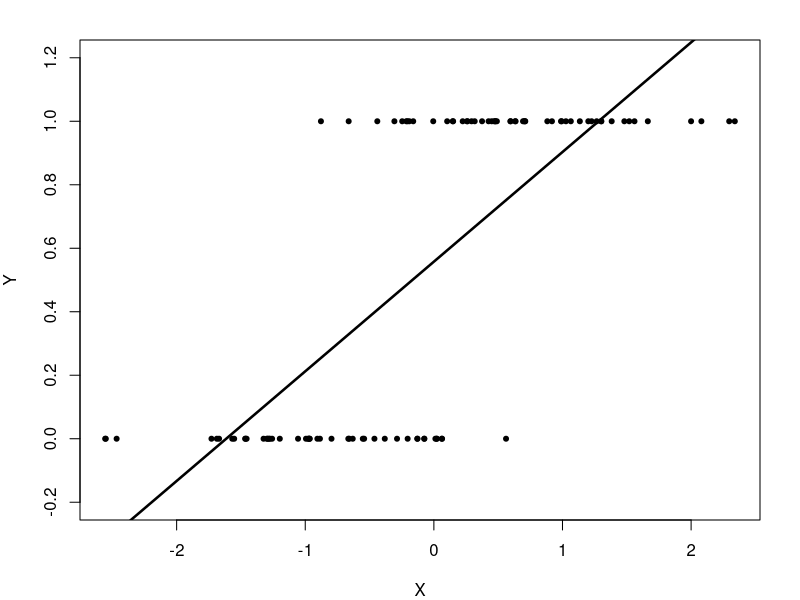
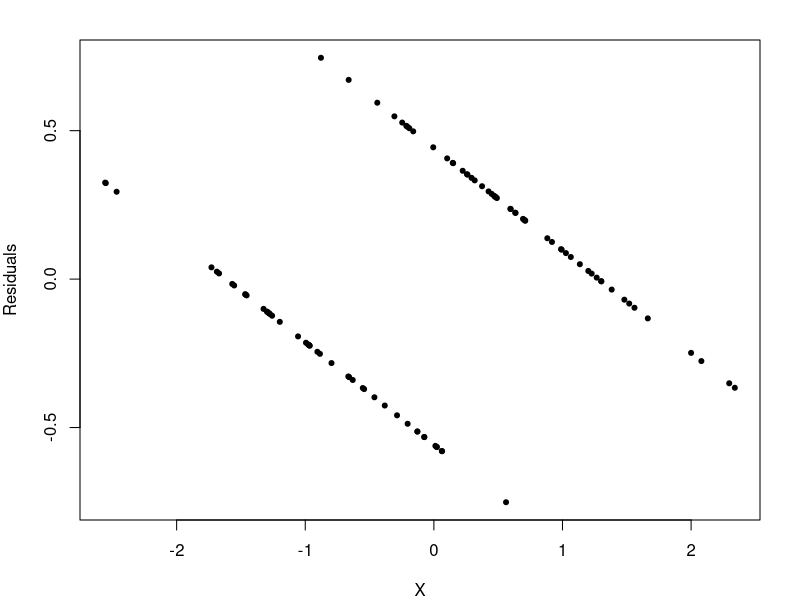
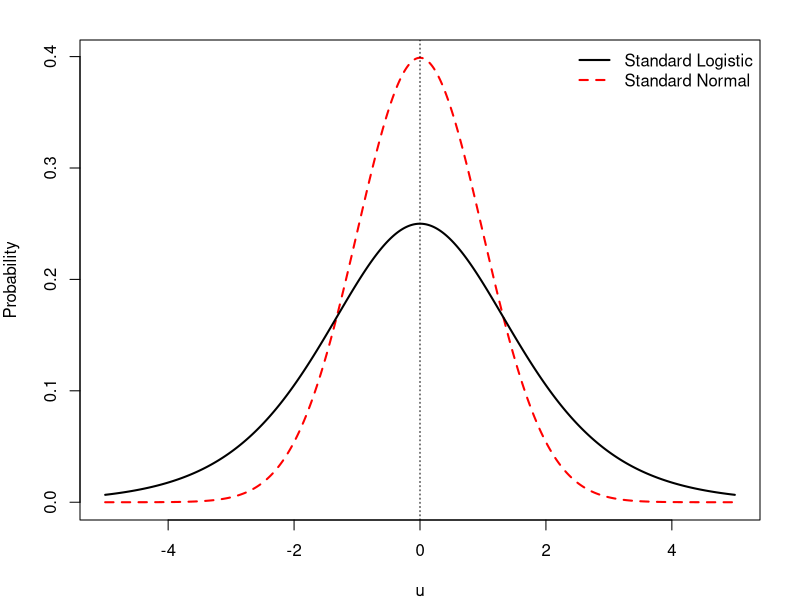
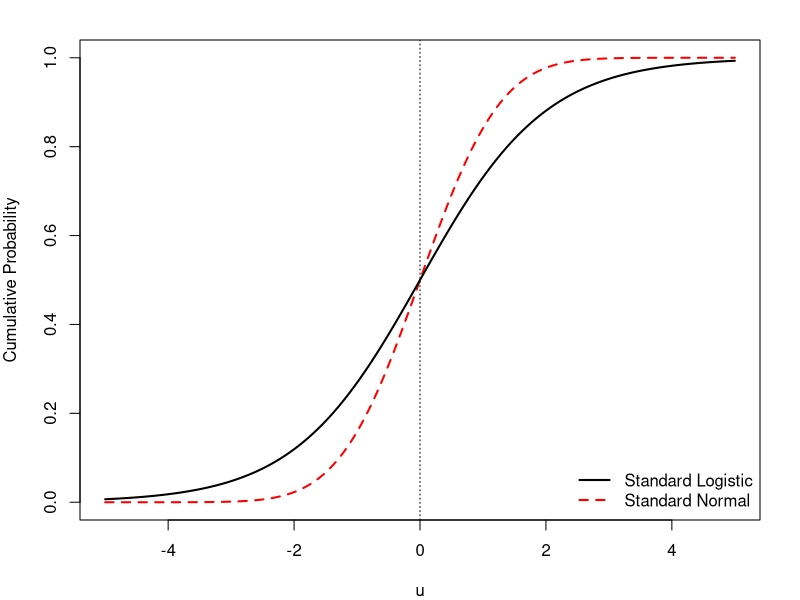
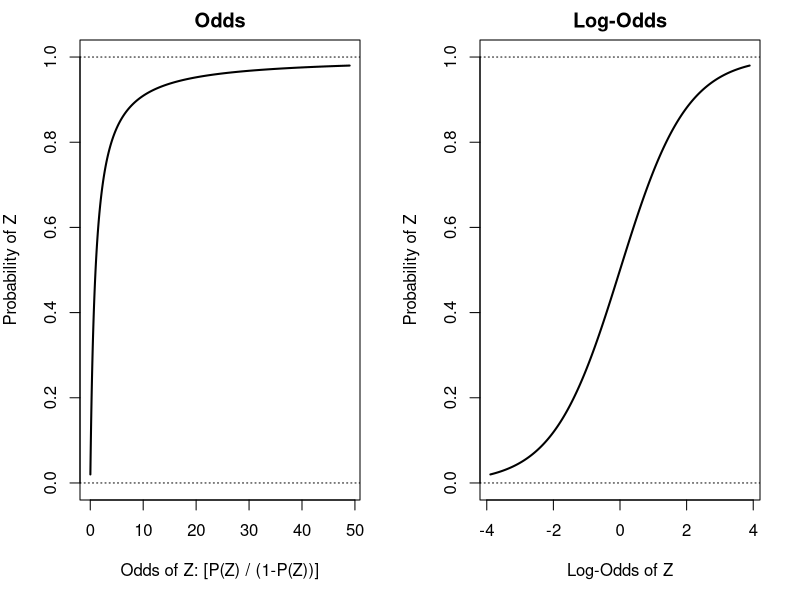
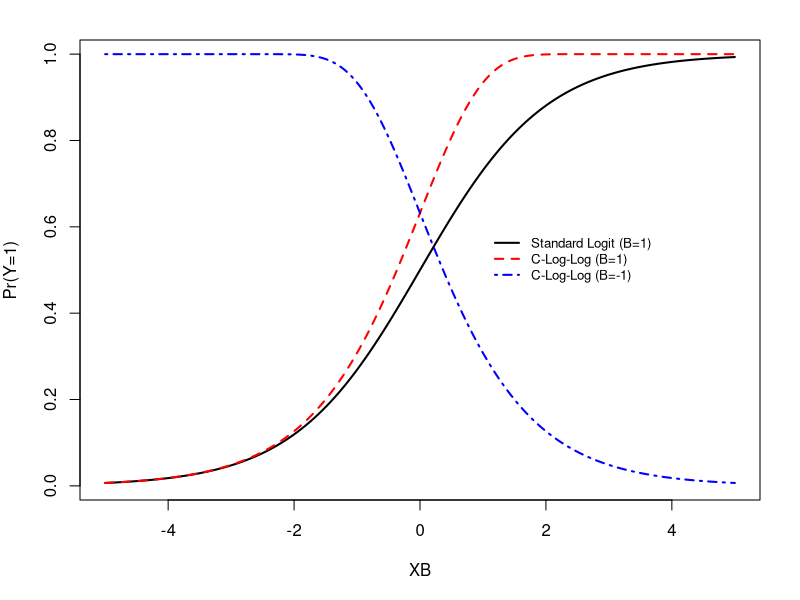
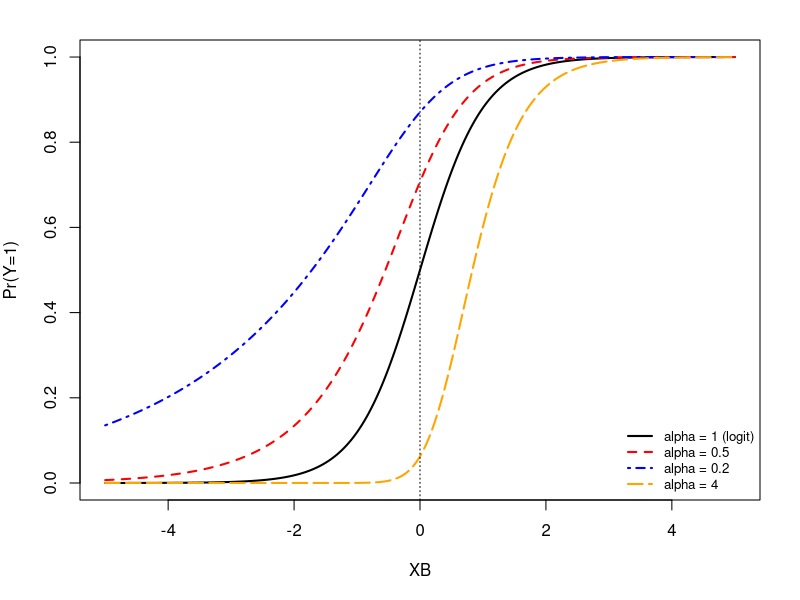
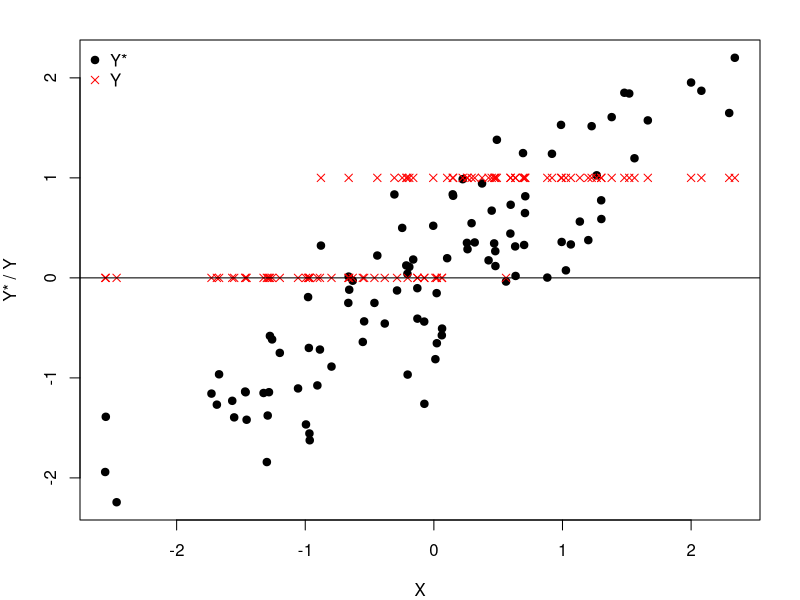

Generate these figures, in order, with R:
######################################################
# R code for PLSC 503 (2020), Day Twenty
#
# Binary response models, part I
######################################################

options(scipen=999)
options(digits=4)
par(mar=c(4,4,2,2))

# setwd() as necessary

# A picture of the LPM:

set.seed(7222009)
ystar<-rnorm(100) # 100 random N(0,1) draws
y<-ifelse(ystar>0,1,0) # Binary version of Y
x<-ystar+(0.5*rnorm(100)) # Create X from Y (w/slope=2)
data<-data.frame(ystar,y,x) # data frame

LPMfit<-lm(y~x)

pdf("LPM.pdf",6,5)
par(mar=c(4,4,2,2))
plot(x,y,pch=20,main="",xlab="X",ylab="Y",
     ylim=c(-0.2,1.2))
abline(LPMfit,lwd=2.5)
dev.off()

# Residual plot:

pdf("LPMResids.pdf",6,5)
par(mar=c(4,4,2,2))
plot(x,LPMfit$residuals,pch=20,xlab="X",
     ylab="Residuals")
dev.off()

#######
# Standard normal / logistic

x<-seq(-5,5, by=0.01)
logistic<-dlogis(x)
lCDF<-plogis(x)
normal<-dnorm(x)
nCDF<-pnorm(x)

pdf("LogisticNormalPDFsR.pdf",6,5)
par(mar=c(4,4,2,2))
plot(x,normal,xlab="u",t="l",lwd=2,lty=2,col="red",
     ylab="Probability")
lines(x,logistic,lwd=2)
legend("topright",bty="n",legend=c("Standard Logistic",
                                 "Standard Normal"),
       lwd=2,lty=c(1,2),col=c("black","red"))
abline(v=0,lty=3)
dev.off()

pdf("LogisticNormalCDFsR.pdf",6,5)
par(mar=c(4,4,2,2))
plot(x,nCDF,xlab="u",t="l",lwd=2,lty=2,col="red",
     ylab="Cumulative Probability")
lines(x,lCDF,lwd=2)
legend("bottomright",bty="n",legend=c("Standard Logistic",
                                   "Standard Normal"),
       lwd=2,lty=c(1,2),col=c("black","red"))
abline(v=0,lty=3)
dev.off()

# Odds and log-odds:

Z <- seq(0.02,0.98,by=0.001)
IZ <- 1 - Z
O = Z / IZ
lnO = log(O)

pdf("LogOddsR.pdf",8,5)
par(mar=c(5,4,2,2))
par(mfrow=c(1,2))
plot(O,Z,ylab="Probability of Z",t="l",lwd=2,
     xlab="Odds of Z: [P(Z) / (1-P(Z))]",
     ylim=c(0,1),main="Odds")
abline(h=c(0,1),lty=3)
plot(lnO,Z,ylab="Probability of Z",t="l",lwd=2,
     xlab="Log-Odds of Z",
     ylim=c(0,1),main="Log-Odds")
abline(h=c(0,1),lty=3)
dev.off()

# C-log-log

logit<-lCDF
cloglog1 <- 1 - exp(-exp(x))
cloglogneg1 <- 1 - exp(-exp(-x))

pdf("CLogLogCDFsR.pdf",6,5)
par(mfrow=c(1,1))
par(mar=c(5,4,2,2))
plot(x,lCDF,xlab="XB",t="l",lwd=2,lty=1,col="black",
     ylab="Pr(Y=1)")
lines(x,cloglog1,lwd=2,lty=2,col="red")
lines(x,cloglogneg1,lwd=2,lty=4,col="blue")
legend(1,0.6,bty="n",legend=c("Standard Logit (B=1)",
                               "C-Log-Log (B=1)",
                              "C-Log-Log (B=-1)"),
       lwd=2,lty=c(1,2,4),col=c("black","red","blue"),
       cex=0.8)
dev.off()

# Scobit... [eyeroll]

SCOOBY <- 1 / ((1 + exp(-2*x))^(1))
SCOOBY05 <- 1 / ((1 + exp(-2*x))^(0.5))
SCOOBY02 <- 1 / ((1 + exp(-2*x))^(0.2))
SCOOBY4 <- 1 / ((1 + exp(-2*x))^(4))

pdf("ScobitCDFsR.pdf",6,5)
par(mar=c(5,4,2,2))
plot(x,SCOOBY,xlab="XB",t="l",lwd=2,lty=1,col="black",
     ylab="Pr(Y=1)")
lines(x,SCOOBY05,lwd=2,lty=2,col="red")
lines(x,SCOOBY02,lwd=2,lty=4,col="blue")
lines(x,SCOOBY4,lwd=2,lty=5,col="orange")
abline(v=0,lty=3)
legend("bottomright",bty="n",legend=c("alpha = 1 (logit)",
          "alpha = 0.5","alpha = 0.2","alpha = 4"),
       lwd=2,lty=c(1,2,4,5),col=c("black","red","blue","orange"),
       cex=0.8)
dev.off()

###################################
# Toy logit / probit example:

set.seed(7222009)
ystar<-rnorm(100)
y<-ifelse(ystar>0,1,0)
x<-ystar+(0.5*rnorm(100))
data<-data.frame(ystar,y,x)
head(data)

pdf("YstarYX-R.pdf",6,5)
par(mar=c(4,4,2,2))
plot(x,ystar,pch=19,ylab="Y* / Y",xlab="X")
points(x,y,pch=4,col="red")
abline(h=0)
legend("topleft",bty="n",pch=c(19,4),col=c("black","red"),
       legend=c("Y*","Y"))
dev.off()

# probits and logits...

myprobit<-glm(y~x,family=binomial(link="probit"),
              data=data)
summary(myprobit)

mylogit<-glm(y~x,family=binomial(link="logit"),
             data=data)
summary(mylogit)

pdf("LogitProbitHats.pdf",5,5)
par(mar=c(5,4,2,2))
plot(mylogit$fitted.values,myprobit$fitted.values,
     pch=20,xlab="Logit Predictions",
     ylab="Probit Predictions")
abline(a=0,b=1,lty=1,col="red")
dev.off()
